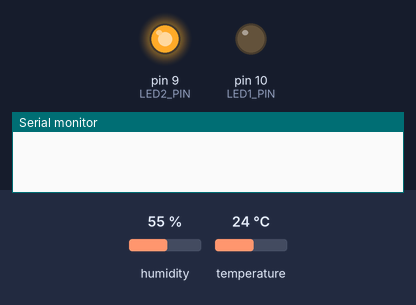
Recording of a sketch running on a simulated Arduino Uno, built with avr-gcc and run on an emulated ATmega328P. On the bench: output pins drawn as LEDs (lit = HIGH), the last lines printed to the serial monitor. The inputs (shaded band) are chosen by the test bench; at power-on: temperature 24 °C, humidity 55 %.

Above: at 2.2 s.
2.3 s: temperature set to 29.1 °C
9.5 s: temperature set to 30 °C
At 12.4 s:
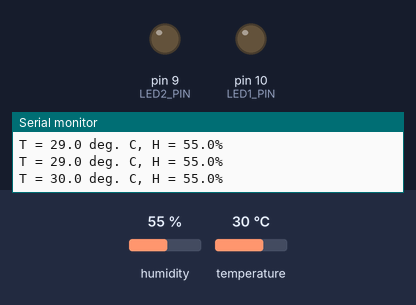
18.8 s: temperature set to 30.8 °C
At 21.9 s:
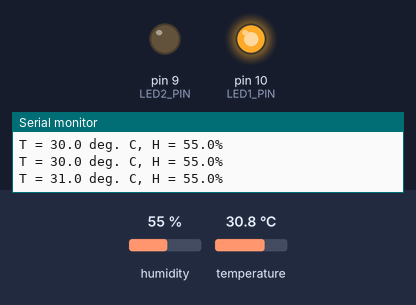
28.1 s: temperature set to 12 °C
At 28.1 s:
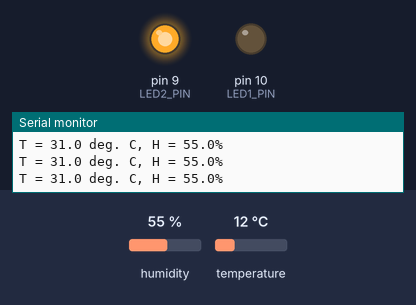
33.1 s: temperature set to 33 °C
At 34.9 s:
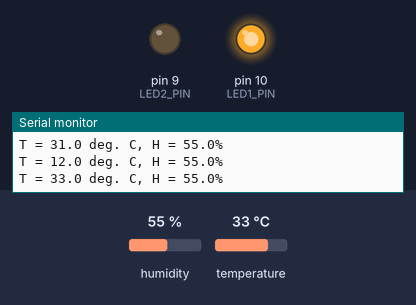
Timing chart, 0 to 42.5 s (numbered marks = the images above; inputs shaded):
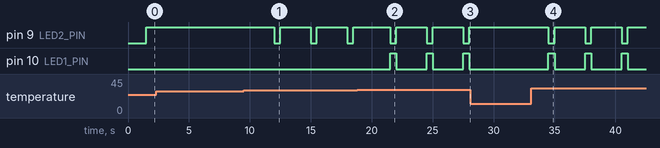

Measured:
- the behaviour switches between 29.4 and 29.5 °C on temperature (found by bisection; images 0 and 1)
- the behaviour switches between 30.4 and 30.5 °C on temperature (found by bisection; images 1 and 2)
- after the input at 9.5 s, pin 9 (LED2_PIN): alternates HIGH for 2.5 s and LOW for 0.50 s, starting after 2.5 s
- after the input at 18.8 s, pin 10 (LED1_PIN): alternates HIGH for 0.50 s and LOW for 2.5 s, starting after 2.7 s
- after the input at 28.1 s, pin 9 (LED2_PIN): stays HIGH (without the input it goes to LOW after 2.9 s); pin 10 (LED1_PIN): stays LOW (without the input it goes to HIGH after 2.9 s)
- after the input at 33.1 s, pin 9 (LED2_PIN): alternates HIGH for 2.5 s and LOW for 0.50 s, starting after 1.4 s; pin 10 (LED1_PIN): alternates HIGH for 0.50 s and LOW for 2.5 s, starting after 1.4 s

The sketch:

DHT_with_LED.ino
```cpp
#include "dht_nonblocking.h"
#define DHT_SENSOR_TYPE DHT_TYPE_11

int DHT_SENSOR_PIN = 12;
DHT_nonblocking dht_sensor( DHT_SENSOR_PIN, DHT_TYPE_11 );

int LED1_PIN = 10;
int LED2_PIN = 9;

void setup() {
  // put your setup code here, to run once:
  Serial.begin(9600);
  delay(1000);
  pinMode(LED1_PIN, OUTPUT);
  pinMode(LED2_PIN, OUTPUT);

}

static bool measure_environment( float *temperature, float *humidity )
{
  static unsigned long measurement_timestamp = millis( );
  /* Measure once every four seconds. */
  if( millis( ) - measurement_timestamp > 3000ul )
  {
    if( dht_sensor.measure( temperature, humidity ) == true )
    {
      measurement_timestamp = millis( );
      return( true );
    }
  }
  return( false );
}

void loop()
{
  // put your main code here, to run repeatedly:
  float temperature;
  float humidity;

  if( measure_environment( &temperature, &humidity ) == true )
  {
    Serial.print( "T = " );
    Serial.print( temperature, 1 );
    Serial.print( " deg. C, H = " );
    Serial.print( humidity, 1 );
    Serial.println( "%" );
  }

  delay(500);

  //Temperature --> LEDS
  //HOT
  if (temperature > 30) {
    digitalWrite(LED1_PIN, HIGH);
  }
  else {
    digitalWrite(LED1_PIN, LOW);
  }
  //COLD
  if (temperature < 30) {
    digitalWrite(LED2_PIN, HIGH);
  }
  else {
    digitalWrite(LED2_PIN, LOW);
  }
}
```
